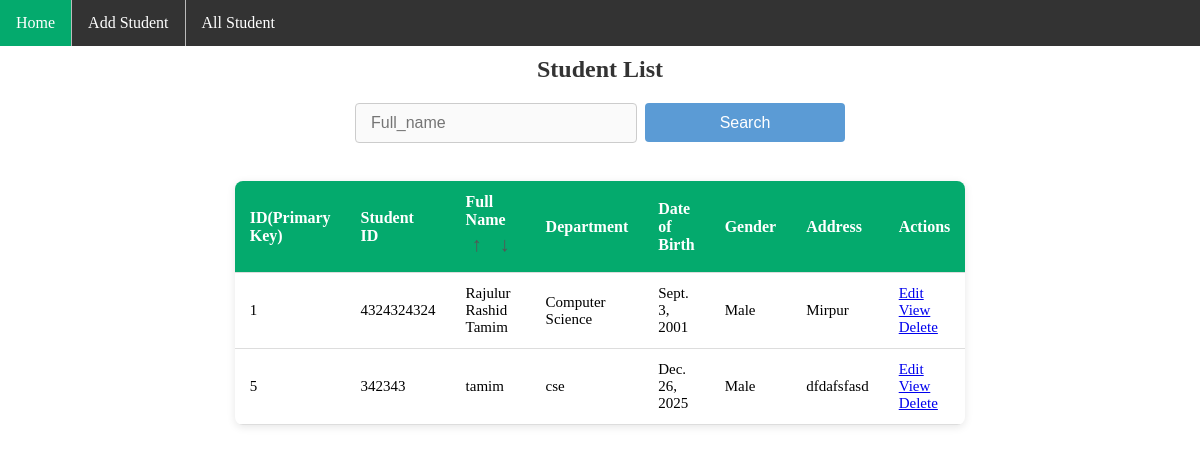
The page /all_student/ on the database as committed earlier.
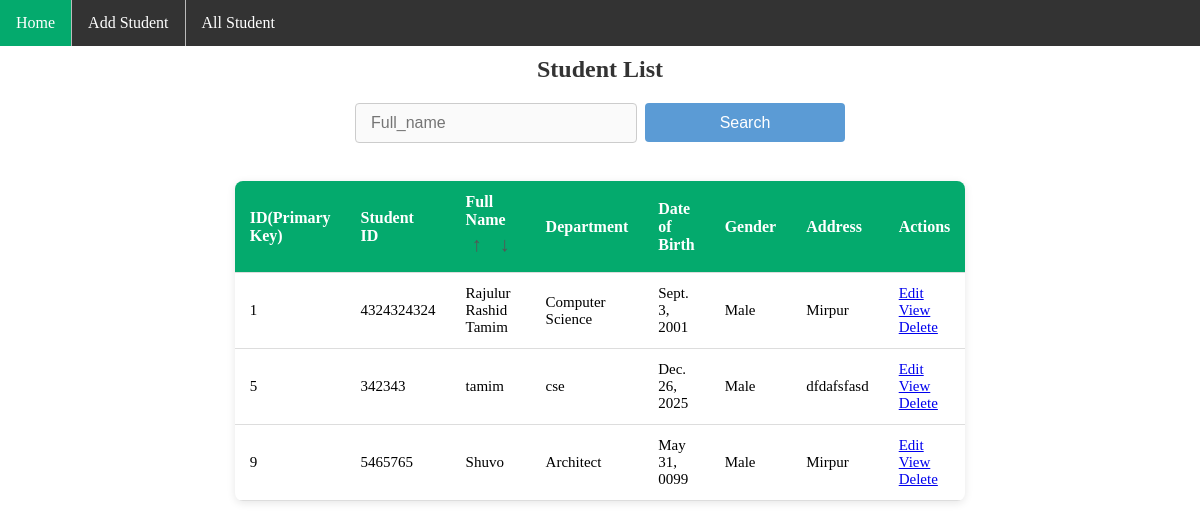
The same page on the database as committed later.
### core/models.py (models this page shows, shortened)
class Student(models.Model):
   student_id = models.IntegerField()
   full_name = models.TextField(max_length=150)
   department = models.TextField(max_length=150)
   dob = models.DateField()
   gender = models.TextField(max_length=50)
   address = models.TextField(max_length=150)

### core/views.py (the view)
# urls.py: path('all_student/',views.all_student,name='all_student'),
def all_student(request):
    query = request.GET.get('query')
    data = Student.objects.all()
    if query:
        data = Student.objects.filter(
            Q(full_name__icontains = query)|
            Q(student_id__icontains = query)
        )
    order = request.GET.get('order')
    if order == 'asc':
        data = data.order_by('full_name')
    elif order == 'desc':
        data = data.order_by('-full_name')
    context = {
        'students': data
    }
    return render(request,'student/all_student.html',context)

### core/templates/student/all_student.html (shortened to what this page needs)
{% extends 'base.html' %}
{% block content %}
<h2>Student List</h2>
<form action="" method="GET" class="search-box" >
    <input type="text" placeholder="Full_name" name="query" value="{{ request.GET.query }}">
    <button class="btn">Search</button>
</form>
<table>
    <thead>
        <tr>
            <th>ID(Primary Key)</th>
            <th>Student ID</th>
            <th>Full Name
                <span class="short-icons">
                    <a href="?order=asc">&#8593</a>
                    <a href="?order=desc">&#8595</a>
                </span>
            </th>
            <th>Department</th>
            <th>Date of Birth</th>
            <th>Gender</th>
            <th>Address</th>
            <th>Actions</th>
        </tr>
    </thead>
    <tbody>
        {% for student in students %}
        <tr>
            <td>{{ student.id }}</td>
            <td>{{ student.student_id }}</td>
            <td>{{ student.full_name }}</td>
            <td>{{ student.department }}</td>
            <td>{{ student.dob }}</td>
            <td>{{ student.gender | title }}</td>
            <td>{{ student.address }}</td>
            <td>
                <a href="{% url 'edit_student' student.id %}">Edit</a>
                <a href="{% url 'view_student' student.id %}">View</a>
                <a href="{% url 'delete_student' student.id %}">Delete</a>
            </td>
        </tr>
        {% empty %}
        <tr>
            <td colspan="7" style="text-align: center;">No data found</td>
        </tr>
        {% endfor %}
    </tbody>
</table>
{% endblock content %}

### core/templates/base.html (shortened to what this page needs)
<!DOCTYPE html>
{% load static %}
<html lang="en">
<head>
    <link rel="stylesheet" href="{% static 'core/css/style.css' %}">
</head>
<body>
    {% include 'includes/header.html' %}
    {% block content %}
    {% endblock content %}
</body>
</html>

### core/templates/includes/header.html
<ul>
  <li><a class="active" href="/">Home</a></li>
  <li><a href="{% url 'addstudent' %}">Add Student</a></li>
  <li><a href="{% url 'all_student' %}">All Student</a></li>
</ul>

### core/static/core/css/style.css (style rules this page uses)
body { margin: 0; padding: 0; }
h2, p { margin: 10px; }
ul { list-style-type: none; margin: 0; padding: 0; overflow: hidden; background-color: #333333; }
ul li { float: left; border-right:1px solid #bbbbbb; }
ul li:last-child { border-right: none; }
ul li a { display: block; color: white; text-align: center; padding: 14px 16px; text-decoration: none; }
ul li a.active { background-color: #04AA6D; }
h2 { text-align: center; margin-bottom: 20px; font-size: 24px; color: #333; }
input[type="text"], input[type="date"], select, textarea { width: 100%; padding: 12px; margin-bottom: 18px; border: 1px solid #ccc; border-radius: 4px; font-size: 14px; color: #333; background-color: #fafafa; }
button { width: 100%; padding: 14px; background-color: #4CAF50; color: white; border: none; border-radius: 4px; font-size: 16px; cursor: pointer; }
table { width: 60%; border-collapse: collapse; background: white; border-radius: 8px; overflow: hidden; box-shadow: 0px 2px 8px rgba(0,0,0,0.1); margin: 0 auto; }
table thead { background: #04AA6D; color: white; }
table th, table td { padding: 12px 15px; border-bottom: 1px solid #ddd; text-align: left; }
table th { font-size: 16px; }
table td { font-size: 15px; }
.search-box { display: flex; justify-content: center; margin: 20px 0; }
.search-box input[type="text"] { padding: 10px 15px; font-size: 16px; border: 1px solid #ccc; border-radius: 4px; width: 250px; outline: none; transition: 0.3s; }
.search-box .btn { width: 200px; height: 39px; padding: 10px 18px; margin-left: 8px; background-color: #5b9bd5; border: none; color: white; font-size: 16px; border-radius: 4px; cursor: pointer; transition: 0.3s; }
.short-icons { display: inline-flex; gap: 6px; }
.short-icons a { text-decoration: none; font-size: 20px; color: #555; padding: 4px 6px; border-radius: 4px; transition: 0.2s; }

Rows that differ between the two databases and show on the page:
added Student: id "9", student_id "5465765", full_name "Shuvo", department "Architect", dob "May 31, 0099", gender "Male", address "Mirpur"
